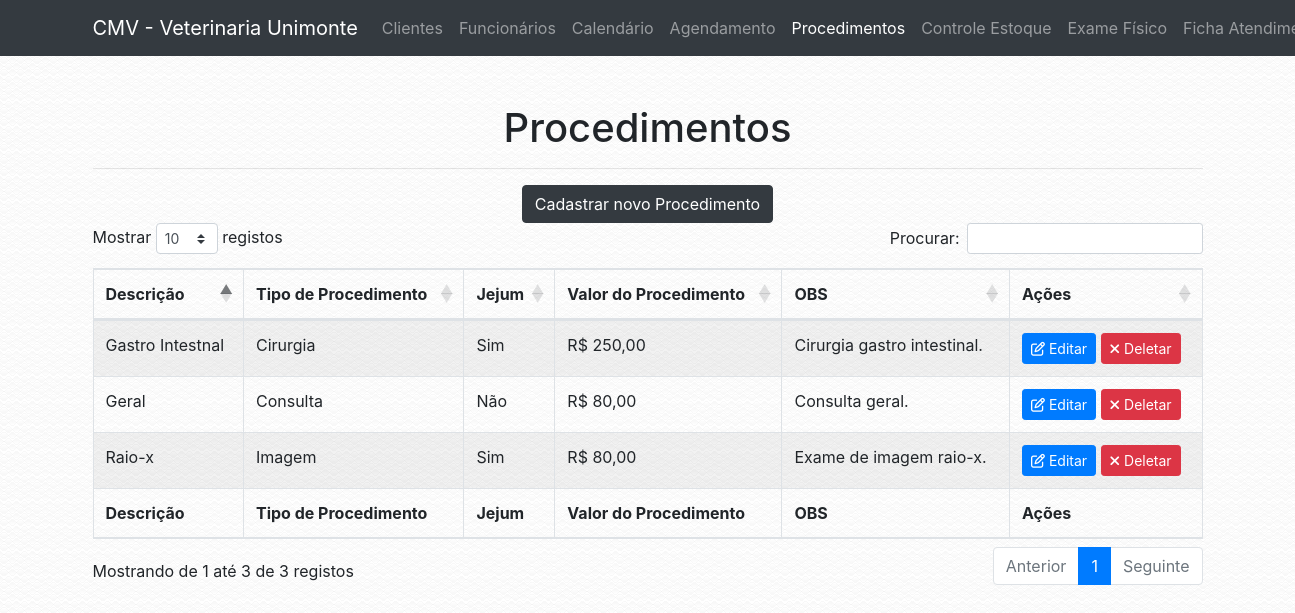
The app's page /procedimento.php with its own data.
### tables this page shows
CREATE TABLE `tab_procedimento` (
  `COD_PROCEDIMENTO` int(13) NOT NULL,
  `COD_TIPO_PROCEDIMENTO` int(13) NOT NULL,
  `DESCRICAO` varchar(100) NOT NULL,
  `JEJUM` varchar(3) NOT NULL,
  `VALOR_PROCEDIMENTO` decimal(12,2) NOT NULL,
  `OBSERVACAO` varchar(100) NOT NULL
);

CREATE TABLE `tab_tipo_procedimento` (
  `COD_TIPO_PROCEDIMENTO` int(13) NOT NULL,
  `DESCRICAO` varchar(100) NOT NULL
);

### conf/navigation.php (called while the page is built)
<?php
$config = array(
        "name" => "CMV - Veterinaria Unimonte",
        "url" => "http://localhost/vet"
);
?>

### classes/app.php (called while the page is built, shortened)
<?php
class App {
    public function __construct() {
        if (file_exists('./conf/navigation.php')) {
            require './conf/navigation.php';
        } else {
            require '../conf/navigation.php';
        }
        $this->name = $config['name'];
        $this->url = $config['url'];
}
}

### conf/database.php (called while the page is built)
<?php
$conf = array(
        "server" => "localhost",
        "db_name" => "bd_veterinaria",
        "db_user" => "root",
        "db_password" => "root"
);
?>

### classes/dbconnect.php (called while the page is built, shortened)
<?php
class DbConnect {
    public function __construct() {
        $this->tbl_procedimento = "tab_procedimento";
        $this->tbl_tipo_procedimento = "tab_tipo_procedimento";
        if (file_exists('./conf/database.php')) {
            require './conf/database.php';
        } else {
            require '../conf/database.php';
        }
        $host = $conf['server'];
        $db_name = $conf['db_name'];
        $username = $conf['db_user'];
        $password = $conf['db_password'];
        try {
            $this->conn = new \PDO('mysql:host='.$host.';dbname='.$db_name.';charset=utf8', $username, $password);
        } catch (\PDOException $e) {
            die($e->getMessage());
        }
    }
}

### classes/procedimento.php (called while the page is built, shortened)
<?php
class Procedimento extends DbConnect{
    public static function obter_procedimentos(): array {
        $db = new DbConnect;
        $tbl_procedimento = $db->tbl_procedimento;
        try {
            $stmt = $db->conn->prepare("SELECT * FROM $tbl_procedimento");
            $stmt->execute();
            $result = $stmt->fetchAll(\PDO::FETCH_ASSOC);
            $result['status'] = true;
        } catch (\PDOExcepton $e) {
            $result['status'] = false;
            $result['message'] = "Error: " . $e->getMessage();
        }
        return $result;
    }
}

### classes/tipoprocedimento.php (called while the page is built, shortened)
<?php
class TipoProcedimento extends DbConnect{
    public static function obter_tipo_procedimento(int $COD_TIPO_PROCEDIMENTO): string {
        $db = new DbConnect;
        $tbl_tipo_procedimento = $db->tbl_tipo_procedimento;
        try {
            $stmt = $db->conn->prepare("SELECT DESCRICAO FROM $tbl_tipo_procedimento WHERE COD_TIPO_PROCEDIMENTO = :code LIMIT 1");
            $stmt->bindParam(":code", $COD_TIPO_PROCEDIMENTO, \PDO::PARAM_INT);
            $stmt->execute();
            $result = $stmt->fetch(\PDO::FETCH_ASSOC);
            return $result['DESCRICAO'];
        } catch (\PDOExcepton $e) {
            return "Error: " . $e->getMessage();
        }
    }
}

### procedimento.php (the view, shortened to what this page needs)
<?php
$app = new VeterinariaUnimonte\App;
?>
<!DOCTYPE html>
<html lang="en">
  <head>
    <?php
    require 'includes/global.php';
    ?>
  </head>
  <body>
    <?php
    $page_id = 5;
    require 'includes/header.php';
    ?>
    <div class="container">
      <div class="row">
        <div class="col-lg-12">
            <br>
            <br>
            <h1 class="text-center">Procedimentos</h1>
            <hr>
            <?php
if (!isset($_GET['f'])) {
    echo '<div class="text-center"><a href="?f=cadastrar" class="btn btn-dark">Cadastrar novo Procedimento</a></div>';
    echo '
    <table id="medicos" class="table table-striped table-bordered" style="width:100%">
        <thead>
            <tr>
                <th>Descrição</th>
                <th>Tipo de Procedimento</th>
                <th>Jejum</th>
                <th>Valor do Procedimento</th>
                <th>OBS</th>
                <th>Ações</th>
            </tr>
        </thead>
        <tbody>
            ';
            $procedimentos_data = VeterinariaUnimonte\Procedimento::obter_procedimentos();
            foreach ($procedimentos_data as $procedimento) {
            if (isset($procedimento['COD_PROCEDIMENTO'])) {
            echo '<tr>
                <td>'.$procedimento['DESCRICAO'].'</td>
                <td>'.VeterinariaUnimonte\TipoProcedimento::obter_tipo_procedimento($procedimento['COD_TIPO_PROCEDIMENTO']).'</td>
                <td>'.$procedimento['JEJUM'].'</td>
                <td>R$ '.number_format($procedimento['VALOR_PROCEDIMENTO'], 2, ',', '.').'</td>
                <td>'.$procedimento['OBSERVACAO'].'</td>
                <td><a class="btn btn-primary btn-sm" href="?f=edit&id='.$procedimento['COD_PROCEDIMENTO'].'"><i class="fa fa-pencil-square-o" aria-hidden="true"></i> Editar</a> <a class="btn btn-danger btn-sm" href="?f=remove&id='.$procedimento['COD_PROCEDIMENTO'].'"><i class="fa fa-times" aria-hidden="true"></i> Deletar</a></td>
            </tr>';
            }
          }
    echo '</tbody>
        <tfoot>
            <tr>
            <th>Descrição</th>
                <th>Tipo de Procedimento</th>
                <th>Jejum</th>
                <th>Valor do Procedimento</th>
                <th>OBS</th>
                <th>Ações</th>
            </tr>
        </tfoot>
    </table>
    <br><br>
    <link rel="stylesheet" href="'.$app->url.'/vendor/datatables/datatables/media/css/dataTables.bootstrap4.min.css">
          <script src="'.$app->url.'/vendor/datatables/datatables/media/js/jquery.dataTables.min.js"></script>
          <script src="'.$app->url.'/vendor/datatables/datatables/media/js/dataTables.bootstrap4.min.js"></script>
          <script>$(document).ready(function() {
            $("#medicos").DataTable({
              "language": {
                "sEmptyTable":   "Nenhum registro encontrado",
                "sProcessing":   "A processar...",
                "sLengthMenu":   "Mostrar _MENU_ registos",
                "sZeroRecords":  "Não foram encontrados resultados",
                "sInfo":         "Mostrando de _START_ até _END_ de _TOTAL_ registos",
                "sInfoEmpty":    "Mostrando de 0 até 0 de 0 registos",
                "sInfoFiltered": "(filtrado de _MAX_ registos no total)",
                "sInfoPostFix":  "",
                "sSearch":       "Procurar:",
                "sUrl":          "",
                "oPaginate": {
                    "sFirst":    "Primeiro",
                    "sPrevious": "Anterior",
                    "sNext":     "Seguinte",
                    "sLast":     "Último"
                },
                "oAria": {
                    "sSortAscending":  ": Ordenar colunas de forma ascendente",
                    "sSortDescending": ": Ordenar colunas de forma descendente"
                }
              }
          });
        } );</script>';
  } else if ($_GET['f'] == "remove" and isset($_GET['id'])) {
    $remover_procedimento = VeterinariaUnimonte\Procedimento::deletar_procedimento($_GET['id']);
    if ($remover_procedimento['status'] == true) {
      echo '<div class="alert alert-success" role="alert"><i class="fa fa-check"></i> ' . $remover_procedimento['message'] . '</div>';
    } else if ($remover_procedimento['status'] == false) {
      echo '<div class="alert alert-danger" role="alert"><i class="fa fa-times"></i> ' . $remover_procedimento['message'] . '</div>';
    }
  } else if ($_GET['f'] == "edit" and isset($_GET['id'])) {
    $procedimento_data = VeterinariaUnimonte\Procedimento::obter_procedimento($_GET['id']);
    if (isset($procedimento_data['COD_PROCEDIMENTO'])) {
      if (isset($_POST['DESCRICAO'])) {
        $procedimento = VeterinariaUnimonte\Procedimento::alterar_procedimento($procedimento_data['COD_PROCEDIMENTO'], $_POST);
            if ($procedimento['status'] == true) {
              echo '<div class="alert alert-success" role="alert"><i class="fa fa-check"></i> ' . $procedimento['message'] . '</div>';
            } else {
                echo '<div class="alert alert-danger" role="alert"><i class="fa fa-times"></i> <strong>Error!</strong> ' . $procedimento['message'] . '</div>';
            }
    } else {
      ?>
      <form method="POST" action="procedimento.php?f=edit&id=<?php echo $_GET['id']; ?>">
      <div class="form-group">
              <label for="nome">Descrição do Procedimento <span style="color: red;">*</span></label>
              <input type="text" class="form-control" id="DESCRICAO" name="DESCRICAO" placeholder="Ex: Castração" value="<?php echo $procedimento_data['DESCRICAO']; ?>">
            </div>
            <div class="form-group">
              <label for="COD_TIPO_PROCEDIMENTO">Tipo de Procedimento <span style="color: red;">*</span></label>
              <select class="form-control" id="COD_TIPO_PROCEDIMENTO" name="COD_TIPO_PROCEDIMENTO"> <option disabled>Selecione...</option>
              <?php
              foreach (VeterinariaUnimonte\TipoProcedimento::obter_tipo_procedimentos() as $TipoProcedimento) {
              if (isset($TipoProcedimento['COD_TIPO_PROCEDIMENTO'])) {
              echo '<option value="'.$TipoProcedimento['COD_TIPO_PROCEDIMENTO'].'"';
              if ($procedimento_data['COD_TIPO_PROCEDIMENTO'] == $TipoProcedimento['COD_TIPO_PROCEDIMENTO']) {
                echo ' selected';
              }
              echo '>'.$TipoProcedimento['DESCRICAO'].'</option>\n';
              }
              }
              ?>
               </select>
            </div>
            <div class="form-group">
              <label for="JEJUM">Jejum? <span style="color: red;">*</span></label>
              <select class="form-control" id="JEJUM" name="JEJUM">
              <option disabled>Selecione...</option>
              <option value="Sim"<?php if ($procedimento_data['JEJUM'] == "Sim") echo " selected"; ?>>Sim</option>
              <option value="Não"<?php if ($procedimento_data['JEJUM'] == "Não") echo " selected"; ?>>Não</option>
              </select>
            </div>
            <div class="form-group">
              <label for="VALOR_PROCEDIMENTO">Valor Procedimento <span style="color: red;">*</span></label>
              <input type="text" class="form-control" id="VALOR_PROCEDIMENTO" name="VALOR_PROCEDIMENTO" data-thousands="." placeholder="Ex: R$ 80,00" data-decimal="," data-prefix="R$ " value="<?php echo 'R$ '. number_format($procedimento_data['VALOR_PROCEDIMENTO'], 2, ',', '.'); ?>" />
            </div>
              <div class="form-group">
                <label for="OBSERVACAO">Observação <span style="color: red;">*</span></label>
                <textarea class="form-control" id="OBSERVACAO" name="OBSERVACAO" placeholder="Descreva uma observação (se necessário)..."><?php echo $procedimento_data['OBSERVACAO']; ?></textarea>
              </div>
              <hr>
            <div class="text-right">
              <button type="submit" class="btn btn-large btn-success"><i class="fa fa-floppy-o" aria-hidden="true"></i> Salvar Dados</button>
            </div>
            <div id="error_message" style="margin-top: 2%;"></div>
            </div>
            </div>
            </form>
            </div>
            <br><br>
            <script src='<?php echo $app->url; ?>/js/conferir_campos3.js'></script>
    <?php
    }
    } else {
      echo '<div class="alert alert-danger" role="alert"><i class="fa fa-times"></i> Esse funcionário não existe ou acabou de ser removido.</div>';
    }
}
?>
  </body>
</html>

### includes/global.php
<?php
echo '<meta charset="utf-8">
      <meta name="viewport" content="width=device-width, initial-scale=1, shrink-to-fit=no">
      <meta name="description" content="Vet System">
      <meta name="author" content="THIAGO CASSIMIRO DE MELO OLIVEIRA, HUMBERTO ROCHA GUIMARÃES, HENRIQUE KOZLOV SOUZA, GABRIEL RUIZ GUIMARÃES MELITO, VALDIR SANTOS JÚNIOR, GABRIEL LOPES SOUZA, VICTOR SILVERIO DE SOUZA JUNIOR, MARIA HELENA DA SILVA ARAÚJO, JOÃO VICTOR NUNES DOS SANTOS, MARCOS VINÍCIUS ASSUNÇÃO F. OLIVIEIRA">
      <link rel="icon" type="image/png" href="'.$app->url.'/images/favicon.ico">
      <script src="'.$app->url.'/vendor/components/jquery/jquery.min.js" type="application/javascript"></script>
      <script src="'.$app->url.'/vendor/components/bootstrap/js/bootstrap.min.js" type="application/javascript"></script>
      <link href="'.$app->url.'/vendor/components/bootstrap/css/bootstrap.min.css" rel="stylesheet" media="screen">
      <link rel="stylesheet" href="'.$app->url.'/vendor/fortawesome/font-awesome/css/font-awesome.min.css">
      <script src="'.$app->url.'/js/buscar_cep.js" type="application/javascript"></script>
      <style>body{background: url("'.$app->url.'/images/background.png") repeat;}</style>
  ';

### includes/header.php (shortened to what this page needs)
<nav class="navbar navbar-expand-lg navbar-dark bg-dark static-top">
      <div class="container">
        <a class="navbar-brand" href="<?php echo $app->url; ?>/index.php"><?php echo $app->name; ?></a>
        <div class="collapse navbar-collapse" id="navbarResponsive">
          <ul class="navbar-nav ml-auto">
            <li class="nav-item<?php if ($page_id == 1) echo " active"; ?>">
              <a class="nav-link" href="<?php echo $app->url; ?>/cliente.php">Clientes</a>
            </li>
            <li class="nav-item<?php if ($page_id == 2) echo " active"; ?>">
              <a class="nav-link" href="<?php echo $app->url; ?>/funcionario.php">Funcionários</a>
            </li>
            <li class="nav-item<?php if ($page_id == 3) echo " active"; ?>">
              <a class="nav-link" href="<?php echo $app->url; ?>/calendario_select.php">Calendário</a>
            </li>
            <li class="nav-item<?php if ($page_id == 4) echo " active"; ?>">
              <a class="nav-link" href="<?php echo $app->url; ?>/agendamento.php">Agendamento</a>
            </li>
            <li class="nav-item<?php if ($page_id == 5) echo " active"; ?>">
              <a class="nav-link" href="<?php echo $app->url; ?>/procedimento.php">Procedimentos</a>
            </li>
            <li class="nav-item<?php if ($page_id == 6) echo " active"; ?>">
              <a class="nav-link" href="<?php echo $app->url; ?>/controle_estoque.php">Controle&nbsp;Estoque</a>
            </li>
            <li class="nav-item<?php if ($page_id == 7) echo " active"; ?>">
              <a class="nav-link" href="<?php echo $app->url; ?>/exame_fisico.php">Exame&nbsp;Físico</a>
            </li>
            <li class="nav-item<?php if ($page_id == 8) echo " active"; ?>">
              <a class="nav-link" href="<?php echo $app->url; ?>/ficha_atendimento.php">Ficha&nbsp;Atendimento</a>
            </li>
          </ul>
        </div>
      </div>
    </nav>

### records on screen
tab_procedimento: DESCRICAO "Raio-x", COD_TIPO_PROCEDIMENTO.DESCRICAO "Imagem", JEJUM "Sim", VALOR_PROCEDIMENTO "80,00", OBSERVACAO "Exame de imagem raio-x."
tab_procedimento: DESCRICAO "Gastro Intestnal", COD_TIPO_PROCEDIMENTO.DESCRICAO "Cirurgia", JEJUM "Sim", VALOR_PROCEDIMENTO "250,00", OBSERVACAO "Cirurgia gastro intestinal."
tab_procedimento: DESCRICAO "Geral", COD_TIPO_PROCEDIMENTO.DESCRICAO "Consulta", JEJUM "Não", VALOR_PROCEDIMENTO "80,00", OBSERVACAO "Consulta geral."

### other values on screen
$app->name "CMV - Veterinaria Unimonte"
